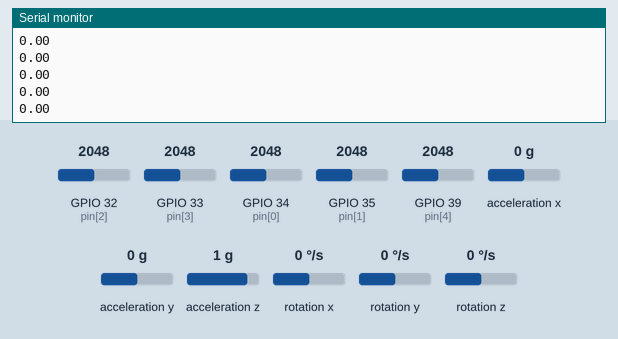
Recording of a sketch running on a simulated ESP32. Shown: the last lines printed to the serial monitor. The inputs (shaded band) are chosen by the test bench; at power-on: acceleration y 0 g, acceleration z 1 g, GPIO 32 (pin[2]) = 2048, GPIO 33 (pin[3]) = 2048, GPIO 34 (pin[0]) = 2048, GPIO 35 (pin[1]) = 2048, GPIO 39 (pin[4]) = 2048, acceleration x 0 g, rotation x 0 °/s, rotation y 0 °/s, rotation z 0 °/s (analog values on the 0–4095 scale). Nothing arrives over Bluetooth unless stated.

Above: at 2.3 s.
2.4 s: acceleration y set to -1.4 g
At 2.49 s:
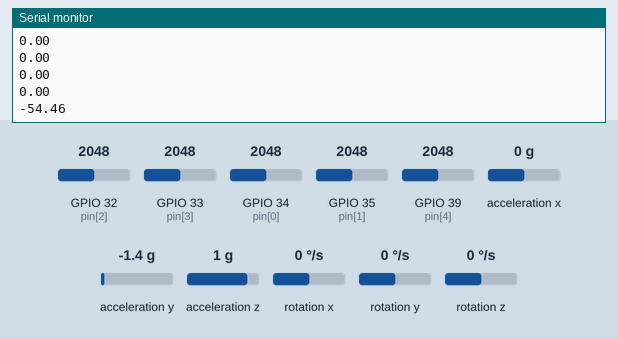
3.9 s: acceleration z set to -1.4 g
At 3.99 s:
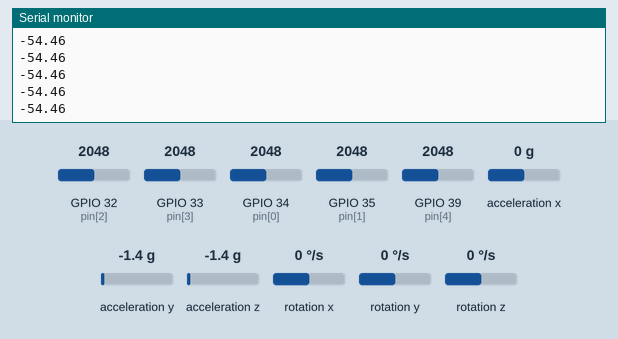
5.4 s: acceleration y set to -0.8 g
At 5.49 s:
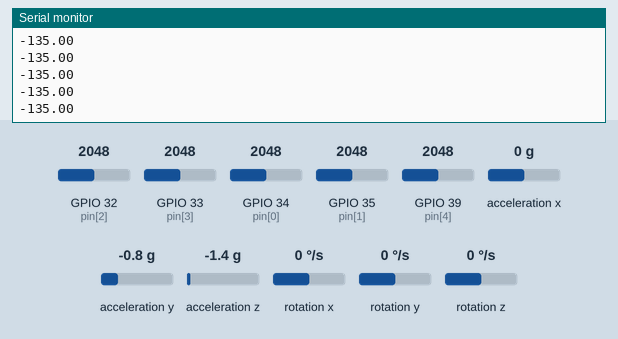
Timing chart, 0 to 8.4 s (numbered marks = the images above; inputs shaded):
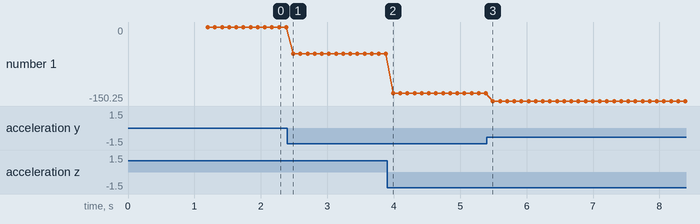

Measured:
- after the input at 2.4 s, the serial monitor: prints a new line after 0.09 s (image 1)
- plotted number 1: 0 → -54.46 after the input at 2.4 s, -54.46 → -135 after the input at 3.9 s, -135 → -150.25 after the input at 5.4 s

The sketch:

esp_files.ino
```cpp
#include <Wire.h>
#include <MPU6050.h>

#include "BluetoothSerial.h"

#if !defined(CONFIG_BT_ENABLED) || !defined(CONFIG_BLUEDROID_ENABLED)
#error Bluetooth is not enabled! Please run `make menuconfig` to and enable it
#endif

BluetoothSerial SerialBT;


#define MAX_READINGS 16
#define INTERVAl 100
#define DELAY INTERVAl/MAX_READINGS

typedef struct {
    float readings[MAX_READINGS];
    int count;
    int index;  // tracks position in circular buffer
    float sum;
} SmoothBuffer;


MPU6050 mpu;
SmoothBuffer buff[5];

int pin[] = {34,35,32,33,39};
float data[] = {0,0,0,0,0};

float udp_buff[] = {0,0,0,0,0,0,0};

float pitch = 0;
float roll = 0;


float smoothRead(SmoothBuffer *buf, float value) {
    buf->sum -= buf->readings[buf->index];
    buf->readings[buf->index] = value;
    buf->sum += value;

    buf->index = (buf->index + 1) % MAX_READINGS;

    if (buf->count < MAX_READINGS) {
        buf->count++;
    }

    return buf->sum / buf->count;
}


void sendFloatArray(const float* arr, size_t length) {
    SerialBT.write((uint8_t*)arr, length * sizeof(float));
}

void get_pr(){
  int16_t ax, ay, az;
  mpu.getAcceleration(&ax, &ay, &az);

  // Convert to g's
  float ax_g = ax / 16384.0;
  float ay_g = ay / 16384.0;
  float az_g = az / 16384.0;

  pitch = atan2(-ax_g, sqrt(ay_g * ay_g + az_g * az_g)) * 180.0 / PI;
  roll  = atan2(ay_g, az_g) * 180.0 / PI;

}


void setup() {
    analogReadResolution(12);
    analogSetAttenuation(ADC_11db);   // full ~0–3.3 V range
    delay(1000);
    Serial.begin(115200);
    for( int i =0; i < 5; i ++){
        buff[i] = {0};
    }
    Wire.begin();
    mpu.initialize();
    if (!mpu.testConnection()) {
        Serial.println("MPU6050 connection failed");
    }
    Serial.println("MPU6050 connected");
    delay(100);

    SerialBT.begin("Gesten Left Glove V2"); //Bluetooth device name
    Serial.println("The device started, now you can pair it with bluetooth!");
    Serial.println("start");
}


void loop() {
    for( int i =0; i < 5; i ++){
        data[i] = smoothRead(&buff[i], analogRead(pin[i]));
    }

    if(buff[0].index == 0){
        get_pr();

        for( int i =0; i < 5; i ++){
            udp_buff[i] = data[i];
        }

        udp_buff[5] = roll;
        udp_buff[6] = pitch;
        Serial.println(roll);

        sendFloatArray(udp_buff, 7);
    }
    delay(DELAY);
}
```
